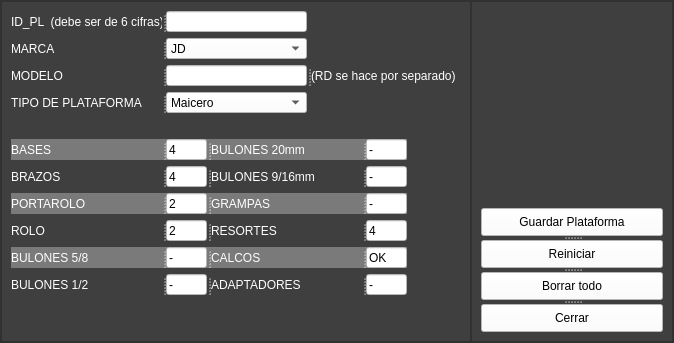
        <widget class="QFrame" name="frame_10">
         <property name="styleSheet">
          <string notr="true">background-color: rgb(63, 63, 63);
font: 11pt &quot;Arial&quot;;
font: 10pt &quot;Arial&quot;;</string>
         </property>
         <property name="frameShape">
          <enum>QFrame::StyledPanel</enum>
         </property>
         <property name="frameShadow">
          <enum>QFrame::Raised</enum>
         </property>
         <layout class="QHBoxLayout" name="horizontalLayout_7" stretch="7,3">
          <property name="spacing">
           <number>0</number>
          </property>
          <property name="leftMargin">
           <number>0</number>
          </property>
          <property name="topMargin">
           <number>0</number>
          </property>
          <property name="rightMargin">
           <number>0</number>
          </property>
          <property name="bottomMargin">
           <number>0</number>
          </property>
          <item>
           <widget class="QFrame" name="frame_11">
            <property name="frameShape">
             <enum>QFrame::StyledPanel</enum>
            </property>
            <property name="frameShadow">
             <enum>QFrame::Raised</enum>
            </property>
            <layout class="QVBoxLayout" name="verticalLayout_7">
             <item>
              <widget class="QSplitter" name="splitter_27">
               <property name="orientation">
                <enum>Qt::Horizontal</enum>
               </property>
               <widget class="QLabel" name="label_54">
                <property name="minimumSize">
                 <size>
                  <width>151</width>
                  <height>21</height>
                 </size>
                </property>
                <property name="maximumSize">
                 <size>
                  <width>151</width>
                  <height>16777215</height>
                 </size>
                </property>
                <property name="sizeIncrement">
                 <size>
                  <width>54</width>
                  <height>0</height>
                 </size>
                </property>
                <property name="styleSheet">
                 <string notr="true">color: rgb(255, 255, 255);
font: 75 italic 8pt &quot;Arial&quot;;</string>
                </property>
                <property name="text">
                 <string>ID_PL  (debe ser de 6 cifras)</string>
                </property>
               </widget>
               <widget class="QLineEdit" name="ID_PL">
                <property name="minimumSize">
                 <size>
                  <width>141</width>
                  <height>21</height>
                 </size>
                </property>
                <property name="maximumSize">
                 <size>
                  <width>141</width>
                  <height>21</height>
                 </size>
                </property>
                <property name="styleSheet">
                 <string notr="true">background-color: rgb(255, 255, 255);</string>
                </property>
               </widget>
              </widget>
             </item>
             <item>
              <widget class="QSplitter" name="splitter_28">
               <property name="orientation">
                <enum>Qt::Horizontal</enum>
               </property>
               <widget class="QLabel" name="label_56">
                <property name="minimumSize">
                 <size>
                  <width>151</width>
                  <height>21</height>
                 </size>
                </property>
                <property name="maximumSize">
                 <size>
                  <width>151</width>
                  <height>16777215</height>
                 </size>
                </property>
                <property name="styleSheet">
                 <string notr="true">color: rgb(255, 255, 255);
font: 75 italic 8pt &quot;Arial&quot;;</string>
                </property>
                <property name="text">
                 <string>MARCA</string>
                </property>
               </widget>
               <widget class="QComboBox" name="plataforma_marca">
                <property name="minimumSize">
                 <size>
                  <width>141</width>
                  <height>21</height>
                 </size>
                </property>
                <property name="maximumSize">
                 <size>
                  <width>141</width>
                  <height>21</height>
                 </size>
                </property>
                <property name="styleSheet">
                 <string notr="true">background-color: rgb(255, 255, 255);</string>
                </property>
                <item>
                 <property name="text">
                  <string>JD</string>
                 </property>
                </item>
                <item>
                 <property name="text">
                  <string>NH</string>
                 </property>
                </item>
                <item>
                 <property name="text">
                  <string>Case</string>
                 </property>
                </item>
                <item>
                 <property name="text">
                  <string>Ombu</string>
                 </property>
                </item>
                <item>
                 <property name="text">
                  <string>Allochis</string>
                 </property>
                </item>
                <item>
                 <property name="text">
                  <string>Challenger</string>
                 </property>
                </item>
                <item>
                 <property name="text">
                  <string>De Grande</string>
                 </property>
                </item>
                <item>
                 <property name="text">
                  <string>Don Roque</string>
                 </property>
                </item>
                <item>
                 <property name="text">
                  <string>Franco Fabril</string>
                 </property>
                </item>
                <item>
                 <property name="text">
                  <string>Mainero</string>
                 </property>
                </item>
                <item>
                 <property name="text">
                  <string>Maizco</string>
                 </property>
                </item>
               </widget>
              </widget>
             </item>
             <item>
              <widget class="QSplitter" name="splitter_29">
               <property name="orientation">
                <enum>Qt::Horizontal</enum>
               </property>
               <widget class="QLabel" name="label_57">
                <property name="minimumSize">
                 <size>
                  <width>151</width>
                  <height>21</height>
                 </size>
                </property>
                <property name="maximumSize">
                 <size>
                  <width>151</width>
                  <height>16777215</height>
                 </size>
                </property>
                <property name="styleSheet">
                 <string notr="true">color: rgb(255, 255, 255);
font: 75 italic 8pt &quot;Arial&quot;;</string>
                </property>
                <property name="text">
                 <string>MODELO</string>
                </property>
               </widget>
               <widget class="QLineEdit" name="plataforma_modelo">
                <property name="minimumSize">
                 <size>
                  <width>141</width>
                  <height>21</height>
                 </size>
                </property>
                <property name="maximumSize">
                 <size>
                  <width>141</width>
                  <height>21</height>
                 </size>
                </property>
                <property name="styleSheet">
                 <string notr="true">background-color: rgb(255, 255, 255);</string>
                </property>
                <property name="text">
                 <string/>
                </property>
               </widget>
               <widget class="QLabel" name="label_58">
                <property name="styleSheet">
                 <string notr="true">color: rgb(255, 255, 255);
font: 8pt &quot;Arial&quot;;</string>
                </property>
                <property name="text">
                 <string>(RD se hace por separado)</string>
                </property>
               </widget>
              </widget>
             </item>
             <item>
              <widget class="QSplitter" name="splitter_39">
               <property name="orientation">
                <enum>Qt::Horizontal</enum>
               </property>
               <widget class="QLabel" name="label_71">
                <property name="minimumSize">
                 <size>
                  <width>151</width>
                  <height>21</height>
                 </size>
                </property>
                <property name="maximumSize">
                 <size>
                  <width>151</width>
                  <height>16777215</height>
                 </size>
                </property>
                <property name="styleSheet">
                 <string notr="true">color: rgb(255, 255, 255);
font: 75 italic 8pt &quot;Arial&quot;;</string>
                </property>
                <property name="text">
                 <string>TIPO DE PLATAFORMA</string>
                </property>
               </widget>
               <widget class="QComboBox" name="tipopl">
                <property name="minimumSize">
                 <size>
                  <width>141</width>
                  <height>21</height>
                 </size>
                </property>
                <property name="maximumSize">
                 <size>
                  <width>141</width>
                  <height>21</height>
                 </size>
                </property>
                <property name="styleSheet">
                 <string notr="true">background-color: rgb(255, 255, 255);</string>
                </property>
                <item>
                 <property name="text">
                  <string>Maicero</string>
                 </property>
                </item>
                <item>
                 <property name="text">
                  <string>Sojero</string>
                 </property>
                </item>
               </widget>
              </widget>
             </item>
             <item>
              <spacer name="verticalSpacer_12">
               <property name="orientation">
                <enum>Qt::Vertical</enum>
               </property>
               <property name="sizeType">
                <enum>QSizePolicy::Fixed</enum>
               </property>
               <property name="sizeHint" stdset="0">
                <size>
                 <width>20</width>
                 <height>20</height>
                </size>
               </property>
              </spacer>
             </item>
             <item>
              <widget class="QSplitter" name="splitter_30">
               <property name="styleSheet">
                <string notr="true">background-color: rgb(122, 122, 122);
</string>
               </property>
               <property name="orientation">
                <enum>Qt::Horizontal</enum>
               </property>
               <widget class="QLabel" name="label_59">
                <property name="minimumSize">
                 <size>
                  <width>151</width>
                  <height>21</height>
                 </size>
                </property>
                <property name="maximumSize">
                 <size>
                  <width>151</width>
                  <height>16777215</height>
                 </size>
                </property>
                <property name="styleSheet">
                 <string notr="true">color: rgb(255, 255, 255);
font: 75 italic 8pt &quot;Arial&quot;;</string>
                </property>
                <property name="text">
                 <string>BASES</string>
                </property>
               </widget>
               <widget class="QLineEdit" name="bases_pl">
                <property name="minimumSize">
                 <size>
                  <width>41</width>
                  <height>21</height>
                 </size>
                </property>
                <property name="maximumSize">
                 <size>
                  <width>41</width>
                  <height>21</height>
                 </size>
                </property>
                <property name="styleSheet">
                 <string notr="true">background-color: rgb(255, 255, 255);</string>
                </property>
                <property name="text">
                 <string>4</string>
                </property>
               </widget>
               <widget class="QLabel" name="label_74">
                <property name="minimumSize">
                 <size>
                  <width>151</width>
                  <height>21</height>
                 </size>
                </property>
                <property name="maximumSize">
                 <size>
                  <width>151</width>
                  <height>16777215</height>
                 </size>
                </property>
                <property name="styleSheet">
                 <string notr="true">color: rgb(255, 255, 255);
font: 75 italic 8pt &quot;Arial&quot;;</string>
                </property>
                <property name="text">
                 <string>BULONES 20mm</string>
                </property>
               </widget>
               <widget class="QLineEdit" name="bulones20mm_pl">
                <property name="minimumSize">
                 <size>
                  <width>41</width>
                  <height>21</height>
                 </size>
                </property>
                <property name="maximumSize">
                 <size>
                  <width>41</width>
                  <height>21</height>
                 </size>
                </property>
                <property name="styleSheet">
                 <string notr="true">background-color: rgb(255, 255, 255);</string>
                </property>
                <property name="text">
                 <string>-</string>
                </property>
               </widget>
              </widget>
             </item>
             <item>
              <widget class="QSplitter" name="splitter_31">
               <property name="orientation">
                <enum>Qt::Horizontal</enum>
               </property>
               <widget class="QLabel" name="label_63">
                <property name="minimumSize">
                 <size>
                  <width>151</width>
                  <height>21</height>
                 </size>
                </property>
                <property name="maximumSize">
                 <size>
                  <width>151</width>
                  <height>16777215</height>
                 </size>
                </property>
                <property name="styleSheet">
                 <string notr="true">color: rgb(255, 255, 255);
font: 75 italic 8pt &quot;Arial&quot;;</string>
                </property>
                <property name="text">
                 <string>BRAZOS</string>
                </property>
               </widget>
               <widget class="QLineEdit" name="brazos_pl">
                <property name="minimumSize">
                 <size>
                  <width>41</width>
                  <height>21</height>
                 </size>
                </property>
                <property name="maximumSize">
                 <size>
                  <width>41</width>
                  <height>21</height>
                 </size>
                </property>
                <property name="styleSheet">
                 <string notr="true">background-color: rgb(255, 255, 255);</string>
                </property>
                <property name="text">
                 <string>4</string>
                </property>
               </widget>
               <widget class="QLabel" name="label_76">
                <property name="minimumSize">
                 <size>
                  <width>151</width>
                  <height>21</height>
                 </size>
                </property>
                <property name="maximumSize">
                 <size>
                  <width>151</width>
                  <height>16777215</height>
                 </size>
                </property>
                <property name="styleSheet">
                 <string notr="true">color: rgb(255, 255, 255);
font: 75 italic 8pt &quot;Arial&quot;;</string>
                </property>
                <property name="text">
                 <string>BULONES 9/16mm</string>
                </property>
               </widget>
               <widget class="QLineEdit" name="bulones916_pl">
                <property name="minimumSize">
                 <size>
                  <width>41</width>
                  <height>21</height>
                 </size>
                </property>
                <property name="maximumSize">
                 <size>
                  <width>41</width>
                  <height>21</height>
                 </size>
                </property>
                <property name="styleSheet">
                 <string notr="true">background-color: rgb(255, 255, 255);</string>
                </property>
                <property name="text">
                 <string>-</string>
                </property>
               </widget>
              </widget>
             </item>
             <item>
              <widget class="QSplitter" name="splitter_32">
               <property name="styleSheet">
                <string notr="true">background-color: rgb(122, 122, 122);
</string>
               </property>
               <property name="orientation">
                <enum>Qt::Horizontal</enum>
               </property>
               <widget class="QLabel" name="label_66">
                <property name="minimumSize">
                 <size>
                  <width>151</width>
                  <height>21</height>
                 </size>
                </property>
                <property name="maximumSize">
                 <size>
                  <width>151</width>
                  <height>16777215</height>
                 </size>
                </property>
                <property name="styleSheet">
                 <string notr="true">color: rgb(255, 255, 255);
font: 75 italic 8pt &quot;Arial&quot;;</string>
                </property>
                <property name="text">
                 <string>PORTAROLO</string>
                </property>
               </widget>
               <widget class="QLineEdit" name="portarolo_pl">
                <property name="minimumSize">
                 <size>
                  <width>41</width>
                  <height>21</height>
                 </size>
                </property>
                <property name="maximumSize">
                 <size>
                  <width>41</width>
                  <height>21</height>
                 </size>
                </property>
                <property name="styleSheet">
                 <string notr="true">background-color: rgb(255, 255, 255);</string>
                </property>
                <property name="text">
                 <string>2</string>
                </property>
               </widget>
               <widget class="QLabel" name="label_62">
                <property name="minimumSize">
                 <size>
                  <width>151</width>
                  <height>21</height>
                 </size>
                </property>
                <property name="maximumSize">
                 <size>
                  <width>151</width>
                  <height>16777215</height>
                 </size>
                </property>
                <property name="styleSheet">
                 <string notr="true">color: rgb(255, 255, 255);
font: 75 italic 8pt &quot;Arial&quot;;</string>
                </property>
                <property name="text">
                 <string>GRAMPAS</string>
                </property>
               </widget>
               <widget class="QLineEdit" name="grampas_pl">
                <property name="minimumSize">
                 <size>
                  <width>41</width>
                  <height>21</height>
                 </size>
                </property>
                <property name="maximumSize">
                 <size>
                  <width>41</width>
                  <height>21</height>
                 </size>
                </property>
                <property name="styleSheet">
                 <string notr="true">background-color: rgb(255, 255, 255);</string>
                </property>
                <property name="text">
                 <string>-</string>
                </property>
               </widget>
              </widget>
             </item>
             <item>
              <widget class="QSplitter" name="splitter_33">
               <property name="orientation">
                <enum>Qt::Horizontal</enum>
               </property>
               <widget class="QLabel" name="label_68">
                <property name="minimumSize">
                 <size>
                  <width>151</width>
                  <height>21</height>
                 </size>
                </property>
                <property name="maximumSize">
                 <size>
                  <width>151</width>
                  <height>16777215</height>
                 </size>
                </property>
                <property name="styleSheet">
                 <string notr="true">color: rgb(255, 255, 255);
font: 75 italic 8pt &quot;Arial&quot;;</string>
                </property>
                <property name="text">
                 <string>ROLO</string>
                </property>
               </widget>
               <widget class="QLineEdit" name="rolo_pl">
                <property name="minimumSize">
                 <size>
                  <width>41</width>
                  <height>21</height>
                 </size>
                </property>
                <property name="maximumSize">
                 <size>
                  <width>41</width>
                  <height>21</height>
                 </size>
                </property>
                <property name="styleSheet">
                 <string notr="true">background-color: rgb(255, 255, 255);</string>
                </property>
                <property name="text">
                 <string>2</string>
                </property>
               </widget>
               <widget class="QLabel" name="label_65">
                <property name="minimumSize">
                 <size>
                  <width>151</width>
                  <height>21</height>
                 </size>
                </property>
                <property name="maximumSize">
                 <size>
                  <width>151</width>
                  <height>16777215</height>
                 </size>
                </property>
                <property name="styleSheet">
                 <string notr="true">color: rgb(255, 255, 255);
font: 75 italic 8pt &quot;Arial&quot;;</string>
                </property>
                <property name="text">
                 <string>RESORTES</string>
                </property>
               </widget>
               <widget class="QLineEdit" name="resortes_pl">
                <property name="minimumSize">
                 <size>
                  <width>41</width>
                  <height>21</height>
                 </size>
                </property>
                <property name="maximumSize">
                 <size>
                  <width>41</width>
                  <height>21</height>
                 </size>
                </property>
                <property name="styleSheet">
                 <string notr="true">background-color: rgb(255, 255, 255);</string>
                </property>
                <property name="text">
                 <string>4</string>
                </property>
               </widget>
              </widget>
             </item>
             <item>
              <widget class="QSplitter" name="splitter_34">
               <property name="styleSheet">
                <string notr="true">background-color: rgb(122, 122, 122);
</string>
               </property>
               <property name="orientation">
                <enum>Qt::Horizontal</enum>
               </property>
               <widget class="QLabel" name="label_70">
                <property name="minimumSize">
                 <size>
                  <width>151</width>
                  <height>21</height>
                 </size>
                </property>
                <property name="maximumSize">
                 <size>
                  <width>151</width>
                  <height>16777215</height>
                 </size>
                </property>
                <property name="styleSheet">
                 <string notr="true">color: rgb(255, 255, 255);
font: 75 italic 8pt &quot;Arial&quot;;</string>
                </property>
                <property name="text">
                 <string>BULONES 5/8</string>
                </property>
               </widget>
               <widget class="QLineEdit" name="bulones58_pl">
                <property name="minimumSize">
                 <size>
                  <width>41</width>
                  <height>21</height>
                 </size>
                </property>
                <property name="maximumSize">
                 <size>
                  <width>41</width>
                  <height>21</height>
                 </size>
                </property>
                <property name="styleSheet">
                 <string notr="true">background-color: rgb(255, 255, 255);</string>
                </property>
                <property name="text">
                 <string>-</string>
                </property>
               </widget>
               <widget class="QLabel" name="label_67">
                <property name="minimumSize">
                 <size>
                  <width>151</width>
                  <height>21</height>
                 </size>
                </property>
                <property name="maximumSize">
                 <size>
                  <width>151</width>
                  <height>16777215</height>
                 </size>
                </property>
                <property name="styleSheet">
                 <string notr="true">color: rgb(255, 255, 255);
font: 75 italic 8pt &quot;Arial&quot;;</string>
                </property>
                <property name="text">
                 <string>CALCOS</string>
                </property>
               </widget>
               <widget class="QLineEdit" name="calcos_pl">
                <property name="minimumSize">
                 <size>
                  <width>41</width>
                  <height>21</height>
                 </size>
                </property>
                <property name="maximumSize">
                 <size>
                  <width>41</width>
                  <height>21</height>
                 </size>
                </property>
                <property name="styleSheet">
                 <string notr="true">background-color: rgb(255, 255, 255);</string>
                </property>
                <property name="text">
                 <string>OK</string>
                </property>
               </widget>
              </widget>
             </item>
             <item>
              <widget class="QSplitter" name="splitter_35">
               <property name="orientation">
                <enum>Qt::Horizontal</enum>
               </property>
               <widget class="QLabel" name="label_72">
                <property name="minimumSize">
                 <size>
                  <width>151</width>
                  <height>21</height>
                 </size>
                </property>
                <property name="maximumSize">
                 <size>
                  <width>151</width>
                  <height>16777215</height>
                 </size>
                </property>
                <property name="styleSheet">
                 <string notr="true">color: rgb(255, 255, 255);
font: 75 italic 8pt &quot;Arial&quot;;</string>
                </property>
                <property name="text">
                 <string>BULONES 1/2</string>
                </property>
               </widget>
               <widget class="QLineEdit" name="bulones12_pl">
                <property name="minimumSize">
                 <size>
                  <width>41</width>
                  <height>21</height>
                 </size>
                </property>
                <property name="maximumSize">
                 <size>
                  <width>41</width>
                  <height>21</height>
                 </size>
                </property>
                <property name="styleSheet">
                 <string notr="true">background-color: rgb(255, 255, 255);</string>
                </property>
                <property name="text">
                 <string>-</string>
                </property>
               </widget>
               <widget class="QLabel" name="label_69">
                <property name="minimumSize">
                 <size>
                  <width>151</width>
                  <height>21</height>
                 </size>
                </property>
                <property name="maximumSize">
                 <size>
                  <width>151</width>
                  <height>16777215</height>
                 </size>
                </property>
                <property name="styleSheet">
                 <string notr="true">color: rgb(255, 255, 255);
font: 75 italic 8pt &quot;Arial&quot;;</string>
                </property>
                <property name="text">
                 <string>ADAPTADORES</string>
                </property>
               </widget>
               <widget class="QLineEdit" name="adaptador_pl">
                <property name="minimumSize">
                 <size>
                  <width>41</width>
                  <height>21</height>
                 </size>
                </property>
                <property name="maximumSize">
                 <size>
                  <width>41</width>
                  <height>21</height>
                 </size>
                </property>
                <property name="styleSheet">
                 <string notr="true">background-color: rgb(255, 255, 255);</string>
                </property>
                <property name="text">
                 <string>-</string>
                </property>
               </widget>
              </widget>
             </item>
             <item>
              <widget class="QLabel" name="label_78">
               <property name="minimumSize">
                <size>
                 <width>201</width>
                 <height>21</height>
                </size>
               </property>
               <property name="maximumSize">
                <size>
                 <width>171</width>
                 <height>16777215</height>
                </size>
               </property>
               <property name="styleSheet">
                <string notr="true">color: rgb(255, 255, 255);
font: 75 italic 8pt &quot;Arial&quot;;</string>
               </property>
               <property name="text">
                <string/>
               </property>
              </widget>
             </item>
            </layout>
           </widget>
          </item>
          <item>
           <widget class="QFrame" name="frame_12">
            <property name="frameShape">
             <enum>QFrame::StyledPanel</enum>
            </property>
            <property name="frameShadow">
             <enum>QFrame::Raised</enum>
            </property>
            <layout class="QVBoxLayout" name="verticalLayout_8">
             <item>
              <spacer name="verticalSpacer_13">
               <property name="orientation">
                <enum>Qt::Vertical</enum>
               </property>
               <property name="sizeHint" stdset="0">
                <size>
                 <width>20</width>
                 <height>197</height>
                </size>
               </property>
              </spacer>
             </item>
             <item>
              <widget class="QSplitter" name="splitter_38">
               <property name="orientation">
                <enum>Qt::Vertical</enum>
               </property>
               <widget class="QPushButton" name="btnguardar_pl">
                <property name="styleSheet">
                 <string notr="true">background-color: rgb(255, 255, 255);</string>
                </property>
                <property name="text">
                 <string>Guardar Plataforma</string>
                </property>
               </widget>
               <widget class="QPushButton" name="reiniciar_pl">
                <property name="styleSheet">
                 <string notr="true">background-color: rgb(255, 255, 255);</string>
                </property>
                <property name="text">
                 <string>Reiniciar</string>
                </property>
               </widget>
               <widget class="QPushButton" name="borrar_pl">
                <property name="styleSheet">
                 <string notr="true">background-color: rgb(255, 255, 255);</string>
                </property>
                <property name="text">
                 <string>Borrar todo</string>
                </property>
               </widget>
               <widget class="QPushButton" name="cerrar_pl">
                <property name="styleSheet">
                 <string notr="true">background-color: rgb(255, 255, 255);</string>
                </property>
                <property name="text">
                 <string>Cerrar</string>
                </property>
               </widget>
              </widget>
             </item>
            </layout>
           </widget>
          </item>
         </layout>
        </widget>
